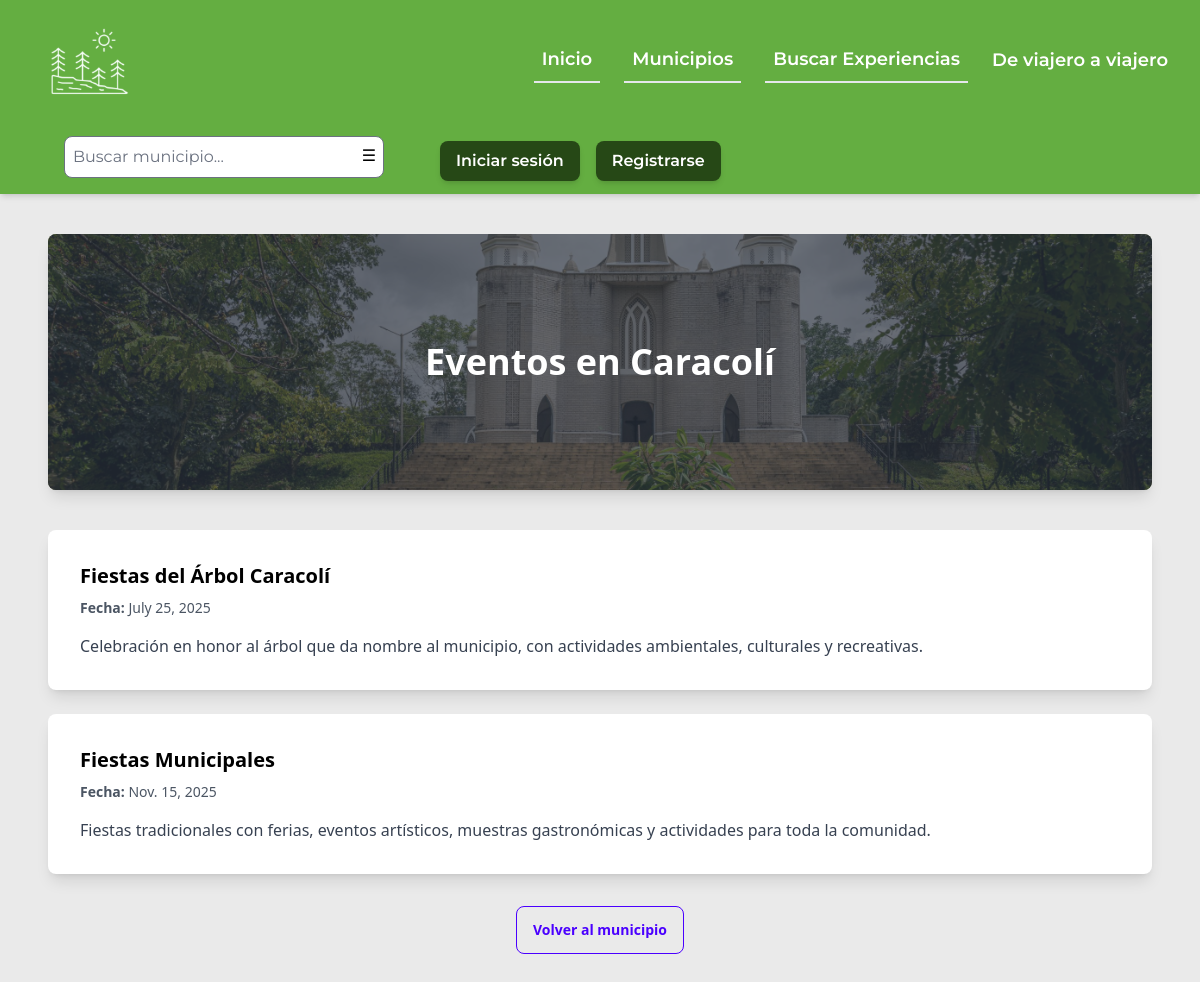
The page /municipalities/6/events/ on the database its author committed.
### destination/models.py (models this page shows, shortened)
class Municipality(models.Model):
    LOCATION_CHOICES = [
        ('Valle de Aburrá', 'Valle de Aburrá'),
        ('Oriente Antioqueño', 'Oriente Antioqueño'),
        ('Suroeste Antioqueño', 'Suroeste Antioqueño'),
        ('Occidente Antioqueño', 'Occidente Antioqueño'),
        ('Nordeste Antioqueño', 'Nordeste Antioqueño'),
        ('Norte Antioqueño', 'Norte Antioqueño'),
        ('Magdalena Medio Antioqueño', 'Magdalena Medio Antioqueño'),
        ('Bajo Cauca Antioqueño', 'Bajo Cauca Antioqueño'),
        ('Urabá Antioqueño', 'Urabá Antioqueño'),
    ]
    name = models.CharField(max_length=100, unique=True)
    description = models.TextField()
    categories = models.ManyToManyField(Category, related_name="municipalities")
    location = models.CharField(max_length=50, choices=LOCATION_CHOICES)
    image = models.ImageField(upload_to='destination/municipalities/', null=True, blank=True)

class Event(models.Model):
    municipality = models.ForeignKey(Municipality, on_delete=models.CASCADE, related_name="events")
    name = models.CharField(max_length=255)
    date = models.DateField()
    location = models.CharField(max_length=255)
    description = models.TextField(blank=True, null=True)
    event_type = models.CharField(max_length=100)

### destination/views.py (the view)
# urls.py: path('municipalities/<int:municipality_id>/events/', views.event_calendar, name='municipality_events'),
def event_calendar(request, municipality_id):
    municipality = get_object_or_404(Municipality, id=municipality_id)
    events = municipality.events.all().order_by("date")  # Order events by date
    return render(request, "municipality_events.html", {"municipality": municipality, "events": events})

### destination/context_processors.py (called while the page is built)
def common_data(request):
    categories = Category.objects.all()
    locations = Municipality.objects.values_list('location', flat=True).distinct()
    return {
        'categories': categories,
        'locations': locations,
    }

### destination/templates/municipality_events.html (shortened to what this page needs)
{% extends 'base.html'%}
{% block content %}
<div class="max-w-6xl mx-auto px-6 py-10">
    <div class="hero h-64 rounded-lg shadow-lg overflow-hidden" style="background-image: url('{{ municipality.image.url }}');">
        <div class="hero-overlay bg-opacity-70"></div>
        <div class="hero-content text-center text-white">
            <h1 class="text-4xl font-bold">Eventos en {{ municipality.name }}</h1>
        </div>
    </div>
    <div class="mt-10">
        {% if events %}
            <div class="grid grid-cols-1 md:grid-cols-2 lg:grid-cols-2 gap-6">
                {% for event in events %}
                <div class="card bg-white shadow-lg rounded-lg overflow-hidden">
                    <div class="card-body">
                        <h2 class="card-title text-xl font-bold">{{ event.name }}</h2>
                        <p class="text-gray-600 text-sm"><strong>Fecha:</strong> {{ event.date }}</p>
                        <p class="text-gray-700 mt-2">{{ event.description }}</p>
                    </div>
                </div>
                {% endfor %}
            </div>
        {% else %}
            <div class="flex flex-col items-center text-center mt-10">
                <img src="" alt="No Events" class="w-64">
                <p class="text-gray-500 text-lg mt-4">No se encontraron eventos para este municipio.</p>
            </div>
        {% endif %}
    </div>
    <div class="mt-8 text-center">
        <a href="{% url 'municipality_detail' municipality.id %}" class="btn btn-outline btn-primary">Volver al municipio</a>
    </div>
</div>
{% endblock %}

### rows shown on the page
Municipality: image (picture), name "Caracolí"
Event: name "Fiestas del Árbol Caracolí", date "July 25, 2025", description "Celebración en honor al árbol que da nombre al municipio, con actividades ambientales, culturales y recreativas."
Event: name "Fiestas Municipales", date "Nov. 15, 2025", description "Fiestas tradicionales con ferias, eventos artísticos, muestras gastronómicas y actividades para toda la comunidad."
